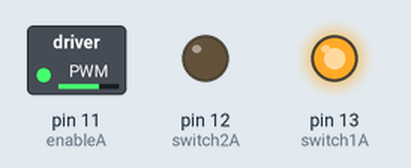
The sketch below on a simulated Arduino Nano, built with avr-gcc and run on an emulated ATmega328P. Shown: switched loads named in the sketch (green lamp = pin HIGH), output pins drawn as LEDs (lit = HIGH).

Above: at 0.05 s.
At 4.85 s:
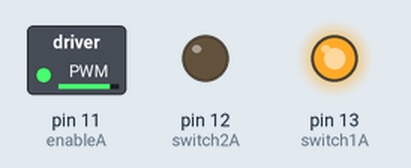
At 9.55 s:
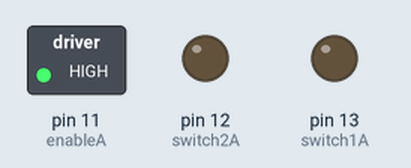
Timing chart, 0 to 12.5 s (numbered marks = the images above):
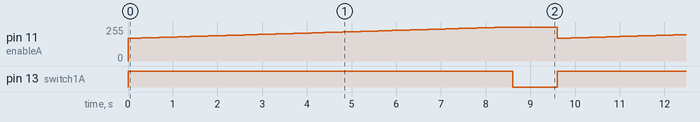

The sketch:

robocar_lesson3_motorForLoop.ino
```cpp
 // lesson 3 PWM with a for loop

  //that will control Speed of the motors with a for loop
  //this for the robot car with the arduino nano
  //so lets begin by giving descriptive names to
  //the pins on the nano that we will be using
int switch1A = 13; //connected on Arduino nano to pin 13
int switch2A = 12; //connected on Arduino nano to pin 12
int enableA = 11;  //connected on Arduino nano to pin 11

  //both of these pins will control Motor A
  //and enableA is the switch that "enables" motor A to be on or off
  //it will be what will be used to vary motor speed

//just in case you finished this
//lesson try to use the second motor
//just remove the //

//Motor B
//int switch1B = 8;
//int switch2B = 7;
//int enableB = 9;

void setup() {
  // put your setup code here, to run once:
  //this piece of codes lets the arduino know
  //in what way you wish to use the pins as,
  //either inputs or outputs
  //in this case we are using the pins are
  //switches to control the motor direction
 pinMode(switch1A, OUTPUT);
 pinMode(switch2A, OUTPUT);
//and you are done setting up
}
void loop() {

//lets vary speed with a for loop!

for(int i = 170;i<256;i++)
// translation = for an integer lets call it "i" starting at 170
//repeat the code inside of the braces {} and make "i" increase by 1 (i++) every repetition
//until "i" less than 256
{
analogWrite(enableA, i);//set the motor speed at the current "i" value
//assume its the first loop of the for loop the i value will be i = 170
//second loop 171 and so on until it reaches i = 255.
digitalWrite(switch1A, HIGH); //turn on the motor in this direction
delay(100);//do this speed for 0.1 seconds
}
//then stop the motor
digitalWrite(switch1A, LOW);
delay(1000);
//the delay is for the motor to stop for a good period of time
//if this delay isnt here the motor will stop for like 1 microsecond
//basically it will stop so fast you wont see it
}
```

Measured:
- by itself, pin 11 (enableA): ramps from 170/255 to 255/255 and jumps back, once every 9.6 s
- by itself, pin 13 (switch1A): alternates HIGH for 8.6 s and LOW for 1.0 s
